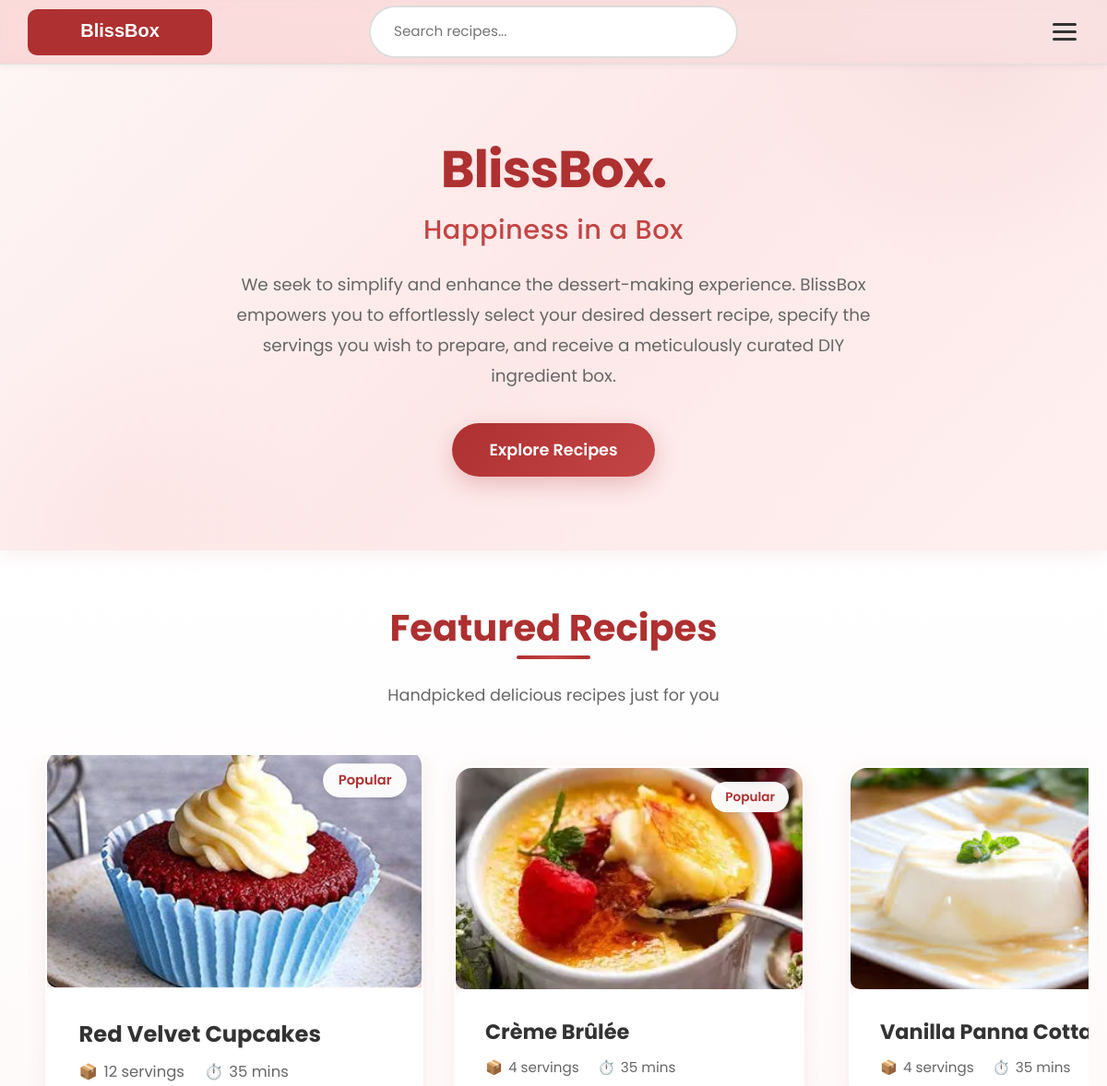
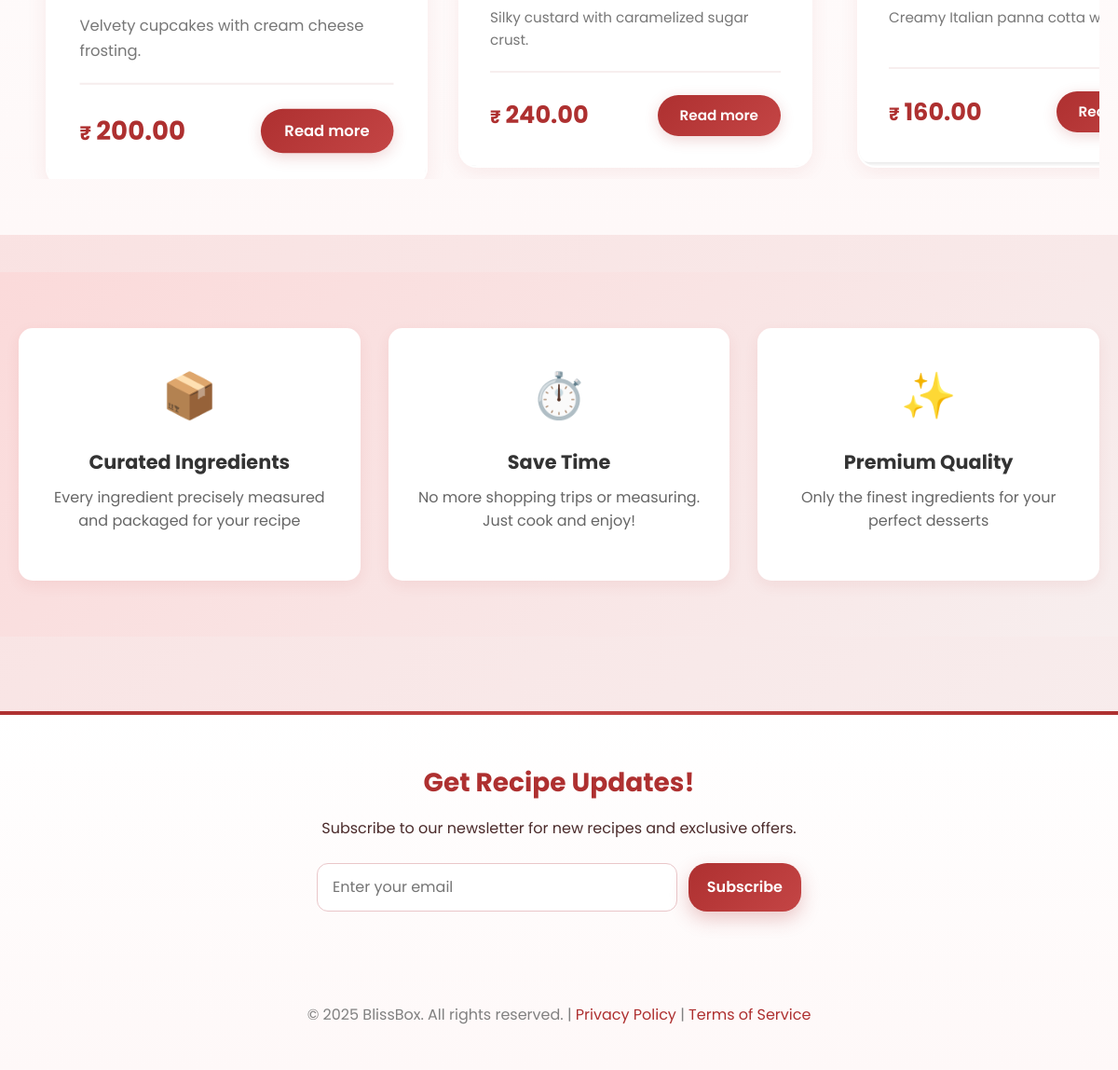
Screenshot of / (signed in) with the database file from the repository (2 pictures, top to bottom).
### recipes/models.py (models this page shows, shortened)
class Recipe(models.Model):
    DIFFICULTY_LEVELS = [
        ('easy', 'Easy'),
        ('medium', 'Medium'),
        ('hard', 'Hard'),
    ]
    name = models.CharField(max_length=300)
    slug = models.SlugField(unique=True)
    description = models.TextField()
    category = models.ForeignKey(
        RecipeCategory,
        on_delete=models.SET_NULL,
        null=True,
        related_name='recipes'
    )
    dietary_tags = models.ManyToManyField(DietaryTag, blank=True)
    difficulty = models.CharField(
        max_length=10,
        choices=DIFFICULTY_LEVELS,
        default='easy'
    )
    featured_image = models.ImageField(
        upload_to='recipes/',
        null=True,
        blank=True
    )
    instructions = models.TextField()
    prep_time_minutes = models.IntegerField(default=0)
    cook_time_minutes = models.IntegerField(default=0)
    default_servings = models.PositiveIntegerField(default=2)
    min_servings = models.PositiveIntegerField(default=1)
    max_servings = models.PositiveIntegerField(default=12)
    base_price = models.DecimalField(
        max_digits=10,
        decimal_places=2,
        validators=[MinValueValidator(Decimal('0.01'))]
    )
    is_published = models.BooleanField(default=False)
    is_seasonal = models.BooleanField(default=False)
    available_from = models.DateField(null=True, blank=True)
    available_until = models.DateField(null=True, blank=True)
    created_by = models.ForeignKey(
        'users.CustomUser',
        on_delete=models.SET_NULL,
        null=True
    )
    created_at = models.DateTimeField(auto_now_add=True)
    updated_at = models.DateTimeField(auto_now=True)
    class Meta:
        ordering = ['-created_at']
        indexes = [
            models.Index(fields=['slug']),
            models.Index(fields=['is_published', '-created_at']),
        ]
    @property
    def total_time_minutes(self):
        return self.prep_time_minutes + self.cook_time_minutes

### recipes/views.py (the view)
# urls.py: path('', views.RecipeListView.as_view(), name='home'),
class RecipeListView(ListView):
    model = Recipe
    template_name = 'recipes/recipe_list.html'
    context_object_name = 'recipes'
    paginate_by = 12
    def get_queryset(self):
        return Recipe.objects.filter(is_published=True).prefetch_related('ingredients__ingredient')
    def get_context_data(self, **kwargs):
        context = super().get_context_data(**kwargs)
        context['categories'] = RecipeCategory.objects.all()
        return context

### templates/recipes/recipe_list.html (shortened to what this page needs)
{% extends 'base.html' %}
{% load static %}
{% block content %}
<div class="hero-section">
    <div class="hero-content">
        <h1 class="hero-title">BlissBox.</h1>
        <h3 class="hero-subtitle">Happiness in a Box</h3>
        <p class="hero-description">
            We seek to simplify and enhance the dessert-making experience. BlissBox empowers you to effortlessly
            select your desired dessert recipe, specify the servings you wish to prepare, and receive a meticulously
            curated DIY ingredient box.
        </p>
        <a href="#recipes" class="cta-button">Explore Recipes</a>
    </div>
</div>
<div class="recipes-section" id="recipes">
    <div class="section-header">
        <h2 class="section-title">Featured Recipes</h2>
        <p class="section-subtitle">Handpicked delicious recipes just for you</p>
    </div>
    {% if recipes %}
    <div class="recipe-slider">
    <div class="recipe-grid">
        {% for recipe in recipes %}
        <div class="recipe-card">
            <div class="recipe-image-container">
                {% if recipe.featured_image %}
                <img src="{{ recipe.featured_image.url }}"
                     alt="{{ recipe.name }}"
                     class="recipe-image">
                {% else %}
                <div class="no-image-placeholder">
                    <div class="no-image-icon">🍰</div>
                    <div class="no-image-text">{{ recipe.name }}</div>
                </div>
                {% endif %}
                <div class="recipe-badge">Popular</div>
            </div>
            <div class="recipe-content">
                <h2 class="recipe-title">
                    <a href="{% url 'recipes:detail' slug=recipe.slug %}">
                        {{ recipe.name }}
                    </a>
                </h2>
                <div class="recipe-meta">
                    <div class="meta-item">
                        <span class="meta-icon">📦</span>
                        <span>{{ recipe.default_servings }} servings</span>
                    </div>
                    <div class="meta-item">
                        <span class="meta-icon">⏱️</span>
                        <span>{{ recipe.total_time_minutes }} mins</span>
                    </div>
                </div>
                <p class="recipe-description">{{ recipe.description|truncatewords:15 }}</p>
                <div class="recipe-footer">
                    <div class="recipe-price">
                        <span class="currency">₹</span>
                        <span>{{ recipe.base_price }}</span>
                    </div>
                    <a href="{% url 'recipes:detail' slug=recipe.slug %}" class="view-details-btn">
                        Read more
                    </a>
                </div>
            </div>
        </div>
        {% endfor %}
    </div>
    </div>
    {% else %}
    <div class="empty-state">
        <div class="empty-icon">🍰</div>
        <h3 class="empty-title">No recipes available at the moment.</h3>
        <p style="color: #999; margin-top: 10px;">Check back soon for delicious new recipes!</p>
    </div>
    {% endif %}
</div>
<div class="features-section">
    <div class="features-grid">
        <div class="feature-card">
            <div class="feature-icon">📦</div>
            <h3 class="feature-title">Curated Ingredients</h3>
            <p class="feature-description">Every ingredient precisely measured and packaged for your recipe</p>
        </div>
        <div class="feature-card">
            <div class="feature-icon">⏱️</div>
            <h3 class="feature-title">Save Time</h3>
            <p class="feature-description">No more shopping trips or measuring. Just cook and enjoy!</p>
        </div>
        <div class="feature-card">
            <div class="feature-icon">✨</div>
            <h3 class="feature-title">Premium Quality</h3>
            <p class="feature-description">Only the finest ingredients for your perfect desserts</p>
        </div>
    </div>
</div>
{% endblock %}

### static/css/homepage.css (style rules this page uses)
:root { --primary-color: #ae3030; --secondary-color: #333333; --accent-color: #c44545; --color-surface: #ffffff; --color-border: #e0e0e0; --shadow-sm: 0 2px 8px rgba(0, 0, 0, 0.05); --space-16: 16px; --duration-normal: .3s; --ease-standard: ease; }
body { font-family: 'Poppins', sans-serif; background: linear-gradient(135deg, #f8f9fa 0%, #e9ecef 100%); color: #333; line-height: 1.6; margin: 0; padding: 0; }

### static/css/productpage.css (style rules this page uses)
.recipe-title { font-size: 2.5rem; color: #333; margin-bottom: 20px; }
.recipe-meta { color: #666; font-size: 0.9rem; }
.recipe-image { width: 100%; max-height: 400px; object-fit: cover; border-radius: 10px; margin-bottom: 30px; }
.recipe-content { background: white; padding: 30px; border-radius: 10px; box-shadow: 0 2px 4px rgba(0,0,0,0.1); }

### static/css/products.css (style rules this page uses)
:root { --primary-color: #AE3030; --secondary-color: #333333; --accent-color: #C44545; --surface: #ffffff; --surface-muted: #f8f9fa; --border: #e0e0e0; --text: #333333; --text-muted: #666666; }
body { background: linear-gradient(135deg, rgb(251, 218, 218) 0%, rgb(247, 238, 238) 100%); }

### rows the page displays
Recipe: featured_image (picture), name "Red Velvet Cupcakes", default_servings "12", total_time_minutes "35", description "Velvety cupcakes with cream cheese frosting.", base_price "200.00"
Recipe: featured_image (picture), name "Crème Brûlée", default_servings "4", total_time_minutes "35", description "Silky custard with caramelized sugar crust.", base_price "240.00"
Recipe: featured_image (picture), name "Vanilla Panna…", default_servings "4", total_time_minutes "35", description "Creamy Italian panna cotta…", base_price "160.00"
